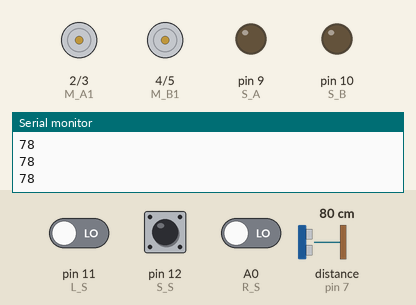
Recording of a sketch running on a simulated Arduino Uno, built with avr-gcc and run on an emulated ATmega328P. Shown: motor-driver pin pairs drawn as motors (green arrow = first pin HIGH = forward, orange = second pin HIGH = backward, longer = more drive), output pins drawn as LEDs (lit = HIGH), the last lines printed to the serial monitor. Wiring (inferred from the names in the program): ultrasonic range finder: trigger pin 8; echo pin 7. The inputs (shaded band) are chosen by the test bench; at power-on: A0 (R_S) LOW, distance to the obstacle (sensor on pin 7) 80 cm, pin 11 (L_S) LOW, pin 12 (S_S) HIGH. The echo pulse lasts 58.3 µs per cm; pins used as bus, display or sensor lines are not drawn.

Above: at 1.2 s.
1.3 s: A0 (R_S) driven HIGH
At 2.1 s:
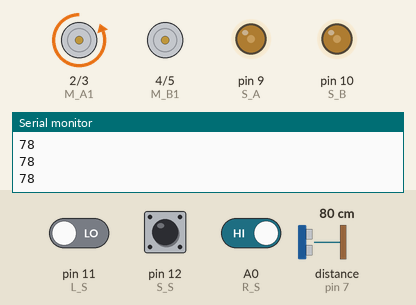
2.8 s: distance to the obstacle (sensor on pin 7) set to 13 cm
4.3 s: distance to the obstacle (sensor on pin 7) set to 10 cm
At 4.6 s:
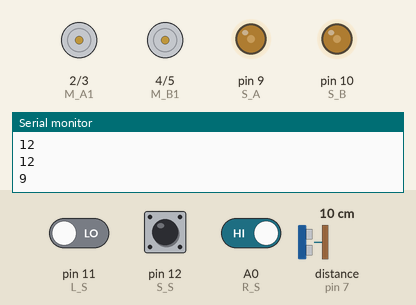
7.3 s: pin 11 (L_S) driven HIGH
At 7.7 s:
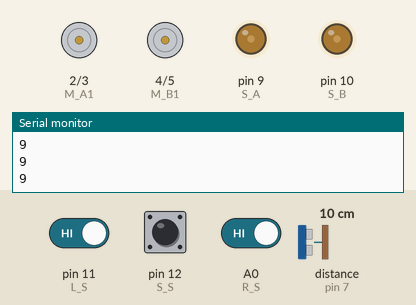
10.3 s: pin 11 (L_S) driven LOW
At 10.7 s:
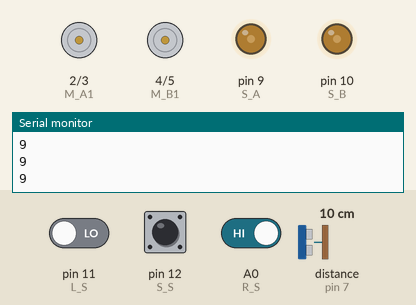
13.3 s: A0 (R_S) driven LOW
Timing chart, 0 to 15.8 s (numbered marks = the images above; inputs shaded):
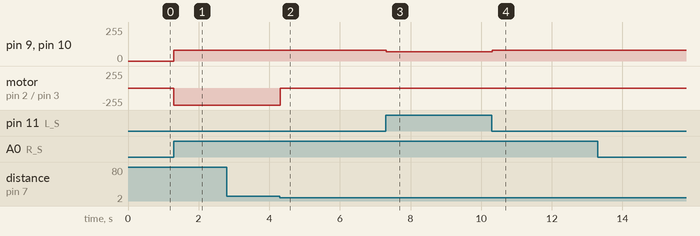

The sketch:

main.ino
```cpp
#define echopin 7 // echo pin
#define trigpin 8 // Trigger pin

int S_A = 9;
int S_B = 10;
int M_B1 = 4;
int M_B2 = 5;

int M_A1 = 2;
int M_A2 = 3;


int speed = 35;

int frontdist;
long duration;

int setdist= 10;

int L_S = 11; //sincer L
int S_S = 12;
int R_S = A0; //sincer R
void setup()
{
pinMode(M_B1, OUTPUT);
pinMode(M_B2, OUTPUT);
pinMode(M_A1, OUTPUT);
pinMode(M_A2, OUTPUT);
pinMode(S_B, OUTPUT);
pinMode(S_A, OUTPUT);
pinMode(echopin,INPUT);
pinMode(trigpin, OUTPUT);

pinMode(L_S, INPUT);
pinMode(S_S, INPUT);
pinMode(R_S, INPUT);
Serial.begin(9600);

}
void forword(){
digitalWrite(M_A1, LOW);
digitalWrite(M_A2, HIGH);
digitalWrite(M_B1, HIGH);
digitalWrite(M_B2, LOW);
}


void turnRight(){
digitalWrite(M_A1, LOW);
digitalWrite(M_A2, LOW);
digitalWrite(M_B1, HIGH);
digitalWrite(M_B2, LOW);
}

void turnLeft(){
digitalWrite(M_A1, LOW);
digitalWrite(M_A2, HIGH);
digitalWrite(M_B1, LOW);
digitalWrite(M_B2, LOW);
}

void Stop(){
digitalWrite(M_A1, LOW);
digitalWrite(M_A2, LOW);
digitalWrite(M_B1, LOW);
digitalWrite(M_B2, LOW);
}

void loop(){


  digitalWrite(trigpin, LOW);
  delayMicroseconds(2);
  // Sets the trigpin HIGH (ACTIVE) for 10 microseconds
  digitalWrite(trigpin, HIGH);
  delayMicroseconds(20);
  digitalWrite(trigpin, LOW);
  // Reads the echopin, returns the sound wave travel time in microseconds
  duration = pulseIn(echopin, HIGH);
  frontdist = duration * 0.034 / 2;
  Serial.println(frontdist);

if(frontdist>setdist)
{
  if ((digitalRead(L_S) == 1)&&(digitalRead(S_S) == 0)&&(digitalRead(R_S) == 1)){
    analogWrite(S_A, 60);
    analogWrite(S_B, 60);
    forword();
    }


  else if ((digitalRead(L_S) == 0)&&(digitalRead(S_S) == 0)&&(digitalRead(R_S) == 1)){
    analogWrite(S_A, 80);
    analogWrite(S_B, 80);
    turnLeft();
    }
  else if ((digitalRead(L_S) == 0)&&(digitalRead(S_S) ==1)&&(digitalRead(R_S) == 1)) {
    analogWrite(S_A, 80);
    analogWrite(S_B, 80);
    turnLeft();
    }

  else if ((digitalRead(L_S) == 1)&&(digitalRead(S_S) == 0)&&(digitalRead(R_S) == 0)){
    analogWrite(S_A, 80);
    analogWrite(S_B, 80);
    turnRight();
    }
  else if ((digitalRead(L_S) == 1)&&(digitalRead(S_S) == 1)&&(digitalRead(R_S) == 0)){
    analogWrite(S_A, 80);
    analogWrite(S_B, 80);
    turnRight();
    }

  else if ((digitalRead(L_S) == 0)&&(digitalRead(S_S) == 0)&&(digitalRead(R_S) == 0)){
     analogWrite(S_A, 80);
    analogWrite(S_B, 80);
    turnLeft();

    }
  else if ((digitalRead(L_S) == 1)&&(digitalRead(S_S) == 1)&&(digitalRead(R_S) == 1)){
    Stop();
    }
}
else
{
   Stop();
   delay(500);
  if ((digitalRead(L_S) == 0)&&(digitalRead(S_S) == 0)&&(digitalRead(R_S) == 1)){
    analogWrite(S_A, 80);
    analogWrite(S_B, 80);
    turnLeft();
    }
  else if ((digitalRead(L_S) == 0)&&(digitalRead(S_S) ==1)&&(digitalRead(R_S) == 1)) {
    analogWrite(S_A, 80);
    analogWrite(S_B, 80);
    turnLeft();
    }

  else if ((digitalRead(L_S) == 1)&&(digitalRead(S_S) == 0)&&(digitalRead(R_S) == 0)){
    analogWrite(S_A, 70);
    analogWrite(S_B, 70);
    turnRight();
    }
  else if ((digitalRead(L_S) == 1)&&(digitalRead(S_S) == 1)&&(digitalRead(R_S) == 0)){
    analogWrite(S_A, 70);
    analogWrite(S_B, 70);
    turnRight();
    }

  else if ((digitalRead(L_S) == 0)&&(digitalRead(S_S) == 0)&&(digitalRead(R_S) == 0)){
    Stop();
    }
  else if ((digitalRead(L_S) == 1)&&(digitalRead(S_S) == 1)&&(digitalRead(R_S) == 1)){
    analogWrite(S_A, 70);
    analogWrite(S_B, 70);
    turnRight();}
  }
}

//long data(){
//digitalWrite(trigpin, LOW);
// delayMicroseconds(2);
// // Sets the trigpin HIGH (ACTIVE) for 10 microseconds
// digitalWrite(trigpin, HIGH);
// delayMicroseconds(10);
// digitalWrite(trigpin, LOW);
// // Reads the echopin, returns the sound wave travel time in microseconds
// duration = pulseIn(echopin, HIGH);
// // Calculating the distance
//long distance = duration * 0.034 / 2;
//Serial.println(distance);
// return distance;
//}
```

Measured:
- the behaviour switches between 12 and 11 cm on distance to the obstacle (sensor on pin 7) (found by bisection; images 1 and 2)
- after the input at 1.3 s, pin 9 (S_A), pin 10 (S_B): 0/255 → 80/255 at once; motor on pin 2 (M_A1) / pin 3 (M_A2): stopped → backward 255/255 at once
- after the input at 4.3 s, motor on pin 2 (M_A1) / pin 3 (M_A2): backward 255/255 → stopped at once
- after the input at 7.3 s, pin 9 (S_A), pin 10 (S_B): 80/255 → 70/255 at once
- after the input at 10.3 s, pin 9 (S_A), pin 10 (S_B): 70/255 → 80/255 at once
